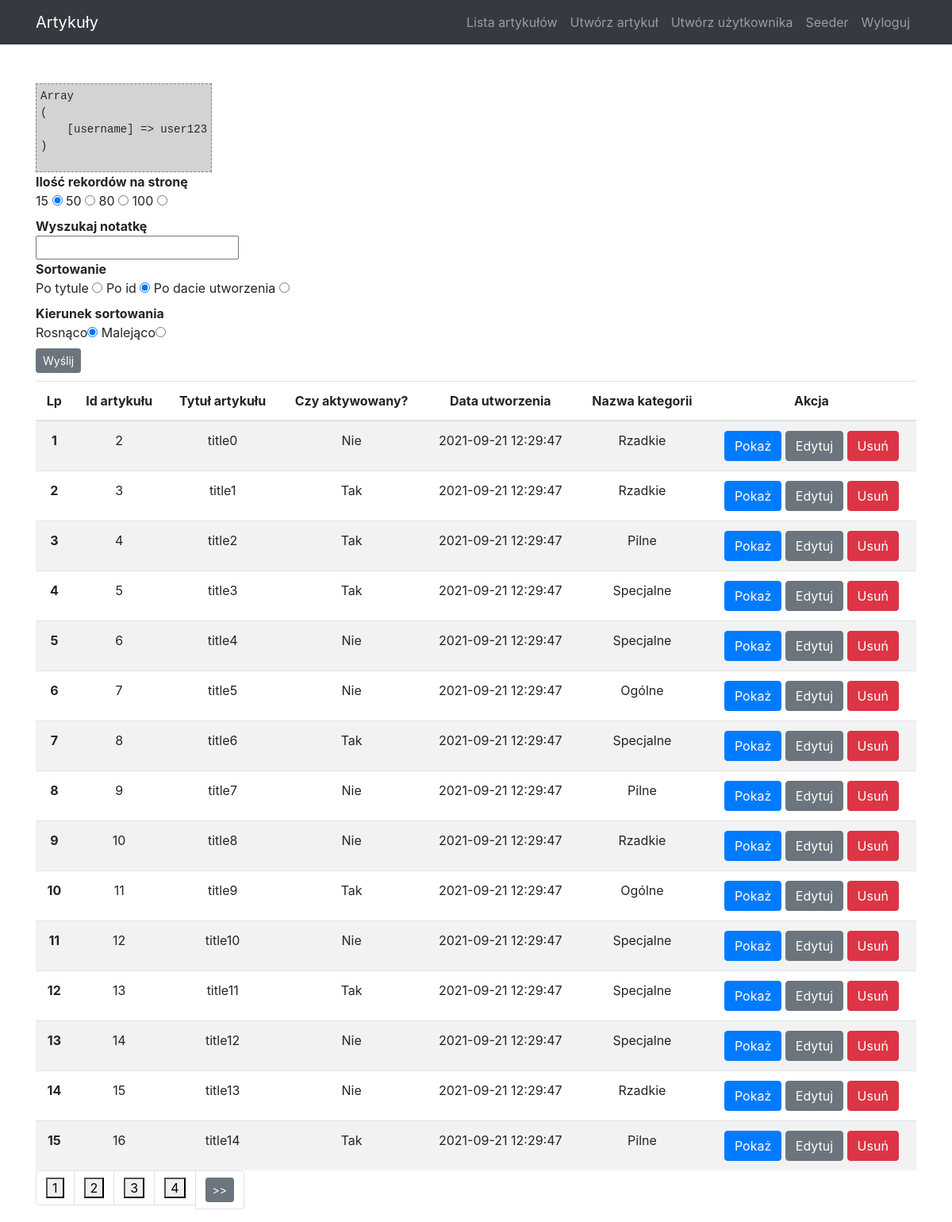
/ (signed in), run on the app's committed database.
### tables this page shows
CREATE TABLE `articles` (
  `id` int(11) NOT NULL,
  `title` varchar(50) NOT NULL,
  `description` text NOT NULL,
  `status` tinyint(1) NOT NULL,
  `created` datetime NOT NULL,
  `id_category` int(11) DEFAULT 1
);

CREATE TABLE `categories` (
  `id` int(11) NOT NULL,
  `name` varchar(50) NOT NULL
);

### src/Request.php (called while the page is built, shortened)
<?php
class Request
{
    private array $get = [];
    public function __construct(array $get, array $post, array $server)
    {
        $this->get = $get;
    }
    public function getParam(string $name, $default = null)
    {
        return $this->get[$name] ?? $default;
    }
}

### src/View.php (called while the page is built, shortened)
<?php
class View
{
    public function render(string $page, array $params = []): void
    {
        require_once('templates/layout.php');
    }
}

### src/Controller/ArticleController.php (called while the page is built, shortened)
<?php
class ArticleController extends Controller
{
    public function listAction()
    {
        $recordSize = (int) $this->request->getParam('recordSize', 15);
        $pageNumber = (int) $this->request->getParam('page', 1);
        $phrase = $this->request->getParam('phrase');
        $sortBy = $this->request->getParam('sortby', 'id');
        $sortOrder = $this->request->getParam('sortorder', 'asc');
        if ($phrase) {
            $articlesList = $this->articleModel->search($phrase, $recordSize, $pageNumber, $sortBy, $sortOrder);
            $articlesCount = $this->articleModel->searchCount($phrase);
        } else {
            $articlesList = $this->articleModel->list($recordSize, $pageNumber, $sortBy, $sortOrder);
            $articlesCount = $this->articleModel->count();
        }
        $this->view->render('list', [
            'articles' => $articlesList,
            'page' => [
                'size' => $recordSize,
                'number' => $pageNumber,
                'pages' => (int) ceil($articlesCount / $recordSize)
            ],
            'phrase' => $phrase,
            'sort' => ['by' => $sortBy, 'order' => $sortOrder],
        ]);
    }
}

### index.php (called while the page is built, shortened)
<?php
spl_autoload_register(function(string $classNamespace) {
    $path = str_replace(['\\', 'App/'], ['/', ''], $classNamespace);
    $path = "src/$path.php";
});
require_once('src/utils/debug.php');
$config = require_once('config/config.php');
$request = new Request($_GET, $_POST, $_SERVER);
(new ArticleController($request, $config))->run();

### src/Model/Model.php (called while the page is built, shortened)
<?php
abstract class Model
{
    private function createConnection(array $config): void
    {
        $dsn = "mysql:dbname={$config['database']};host={$config['host']}";
        $this->connection = new PDO(
            $dsn,
            $config['user'],
            $config['password'],
        );
    }
}

### src/Model/ArticleModel.php (called while the page is built, shortened)
<?php
class ArticleModel extends Model implements ModelInterface
{
    public function list(
        int $recordSize,
        int $pageNumber,
        string $sortBy,
        string $sortOrder): array
    {
        return $this->findBy(null, $recordSize, $pageNumber, $sortBy, $sortOrder);
    }
    private function findby(
        ?string $phrase,
        int $recordSize,
        int $pageNumber,
        string $sortBy,
        string $sortOrder): array
        {
            $limit = $recordSize;
            $offset = ($pageNumber - 1) * $recordSize;
            $where = '';
            $query = "
                SELECT articles.id, articles.title, articles.status, articles.created, categories.name as catName
                FROM articles
                INNER JOIN categories ON articles.id_category = categories.id
                $where
                ORDER BY $sortBy $sortOrder
                LIMIT $offset, $limit
                ";
            $result = $this->connection->query($query, PDO::FETCH_ASSOC);
            return $result->fetchAll();
        }
}

### templates/pages/list.php (the view, shortened to what this page needs)
<?php
    $page = $params['page'] ?? [];
    $size = $page['size'] ?? 15;
    $currentPage = $page['number'] ?? 1;
    $pages = $page['pages'] ?? 1;
    $sort = $params['sort'];
    $by = $sort['by'] ?? 'id';
    $order = $sort['order'] ?? 'asc';
    $phrase = $params['phrase'] ?? null;
    dump($_SESSION);
?>
<div style="margin-bottom: 10px;">
    <form action="/" method="GET">
        <div class="font-weight-bold">Ilość rekordów na stronę</div>
        <label>15 <input name="recordSize" type="radio" value="15" <?php echo $size === 15 ? 'checked' : '' ?>> </label>
        <label>50 <input name="recordSize" type="radio" value="50" <?php echo $size === 50 ? 'checked' : '' ?>> </label>
        <label>80 <input name="recordSize" type="radio" value="80" <?php echo $size === 80 ? 'checked' : '' ?>> </label>
        <label>100 <input name="recordSize" type="radio" value="100" <?php echo $size === 100 ? 'checked' : '' ?>> </label>
        <div class="font-weight-bold">Wyszukaj notatkę</div>
        <input type="text" name="phrase" value="<?php echo $phrase ?>"/>
        <div class="font-weight-bold">Sortowanie</div>
        <label>Po tytule <input type="radio" name="sortby" value='title' <?php echo $by === 'title' ? 'checked' : '' ?> /></label>
        <label>Po id <input type="radio" name="sortby" value="id" <?php echo $by === 'id' ? 'checked' : '' ?> /></label>
        <label>Po dacie utworzenia <input type="radio" name="sortby" value="created" <?php echo $by === 'created' ? 'checked' : '' ?> /></label>
        <div class="font-weight-bold">Kierunek sortowania</div>
        <label>Rosnąco<input type="radio" name="sortorder" value='asc' <?php echo $order === 'asc' ? 'checked' : '' ?> /></label>
        <label>Malejąco<input type="radio" name="sortorder" value='desc' <?php echo $order === 'desc' ? 'checked' : '' ?> /></label>
        </br><input type="submit" class="btn btn-secondary btn-sm" value="Wyślij" />
    </form>
</div>
<?php if(!isset($_SESSION['username']) || empty($_SESSION['username'])): ?>
    <div style="text-align: center;" class="font-weight-bold">Treść tylko dla zalogowanych użytkowników <br>
    <a href="/?action=login" class="btn btn-secondary">Zaloguj</a></div>
    <?php else: ?>
<div>
    <table class="table table-striped " style="margin:auto;">
            <thead>
            <tr>
                <th class="text-center">Lp</th>
                <th class="text-center">Id artykułu</th>
                <th class="text-center">Tytuł artykułu</th>
                <th class="text-center">Czy aktywowany?</th>
                <th class="text-center">Data utworzenia</th>
                <th class="text-center">Nazwa kategorii</th>
                <th class="text-center">Akcja</th>
            </tr>
            </thead>
            <tbody>
                <?php $i=1 ?>
                <?php foreach ($params['articles'] as $article): ?>
                    <tr>
                        <td class="text-center"> <b><?php echo (int) $i; ?></b> </td>
                        <td class="text-center"> <?php echo (int) $article['id']; ?> </td>
                        <td class="text-center"> <?php echo $article['title']; ?> </td>
                        <td class="text-center"> <?php echo (int) $article['status'] === 1 ? 'Tak': 'Nie'; ?> </td>
                        <td class="text-center"> <?php echo $article['created'] ?> </td>
                        <td class="text-center"> <?php echo $article['catName'] ?> </td>
                        <td class="text-center">
                            <a class="btn btn-primary" href="/?action=show&id=<?php echo (int) $article['id'] ?>">Pokaż</a>
                            <a class="btn btn-secondary" href="/?action=edit&id=<?php echo (int) $article['id'] ?>">Edytuj</a>
                            <a class="btn btn-danger" href="/?action=delete&id=<?php echo (int) $article['id'] ?>">Usuń</a>
                        </td>
                    </tr>
                        <?php $i++ ?>
                    <?php endforeach ?>
            </tbody>
    </table>
</div>
<div>
    <?php
        $paginationUrl = "&recordSize=$size&phrase=$phrase&sortby=$by&sortorder=$order";
    ?>
<nav aria-label="Page navigation example">
    <ul class="pagination">
        <?php for ($i = 1; $i <= $pages; $i++) : ?>
            <li class="page-item">
                <a class="page-link" href="/?page=<?php echo $i . $paginationUrl?>">
                <button><?php echo $i ?></button>
                </a>
            </li>
        <?php endfor; ?>
            <?php if($currentPage < $pages): ?>
                <li class="page-item">
                    <a class="page-link" href="/?page=<?php echo $currentPage + 1 . $paginationUrl?>">
                    <button class="btn btn-secondary btn-sm">>></button>
                    </a>
                </li>
            <?php endif; ?>
    </ul>
</nav>
</div>
<?php endif; ?>

### src/Controller/Controller.php (shortened to what this page needs)
<?php
abstract class Controller
{
    protected Request $request;
    public function __construct(Request $request, array $configuration)
    {
        $this->request = $request;
        $this->articleModel = new ArticleModel($configuration['db']);
    }
    public function run(): void
    {
        $action = $this->action() . 'Action';
        if(!method_exists($this, $action)) {
            $action = self::DEFAULT . 'Action';
        } else {
            $this->$action();
        }
    }
    private function action(): string
    {
        return $this->request->getParam('action', self::DEFAULT);
    }
}

### templates/layout.php (shortened to what this page needs)
<!DOCTYPE html>
<html lang="en">
<head>
  <link href="public/vendor/bootstrap/css/bootstrap.min.css" rel="stylesheet">
  <link href="public/small-business.css" rel="stylesheet">
</head>
<body>
  <nav class="navbar navbar-expand-lg navbar-dark bg-dark fixed-top">
    <div class="container">
      <a class="navbar-brand" href="/">Artykuły</a>
      <div class="collapse navbar-collapse" id="navbarResponsive">
        <ul class="navbar-nav ml-auto">
          <li class="nav-item">
            <a class="nav-link" href="/">Lista artykułów
            </a>
          </li>
          <li class="nav-item">
            <a class="nav-link" href="/?action=create">Utwórz artykuł</a>
          </li>
          <li class="nav-item">
            <a class="nav-link" href="/?action=createUser">Utwórz użytkownika</a>
          </li>
          <li class="nav-item">
            <a class="nav-link" href="/?action=seeder">Seeder</a>
          </li>
          <?php if(!isset($_SESSION['username']) || empty($_SESSION['username'])): ?>
            <li class="nav-item">
              <a class="nav-link" href="/?action=login">Zaloguj</a>
            </li>
            <?php else: ?>
              <li class="nav-item">
              <a class="nav-link" href="/?action=logout">Wyloguj</a>
            </li>
            <?php endif; ?>
        </ul>
      </div>
    </div>
  </nav>
  <div class="container" style="margin-top: 25px;">
    <?php require_once("templates/pages/$page.php") ?>
  </div>
</body>
</html>

### src/utils/debug.php (shortened to what this page needs)
<?php
function dump($data)
{
    echo('</br><div style="
            display: inline-block;
            border: 1px dashed gray;
            padding: 5px;
            background:lightgray;">
            <pre>');
    print_r($data);
    echo('</pre> </div> </br>');
}

### public/small-business.css (style rules this page uses)
body { padding-top: 56px; }

### data on the page
articles: id "2", title "title0", status "Nie", created "2021-09-21 12:29:47", id_category.name "Rzadkie"
articles: id "3", title "title1", status "Tak", created "2021-09-21 12:29:47", id_category.name "Rzadkie"
articles: id "4", title "title2", status "Tak", created "2021-09-21 12:29:47", id_category.name "Pilne"
articles: id "5", title "title3", status "Tak", created "2021-09-21 12:29:47", id_category.name "Specjalne"
articles: id "6", title "title4", status "Nie", created "2021-09-21 12:29:47", id_category.name "Specjalne"
articles: id "7", title "title5", status "Nie", created "2021-09-21 12:29:47", id_category.name "Ogólne"
articles: id "8", title "title6", status "Tak", created "2021-09-21 12:29:47", id_category.name "Specjalne"
articles: id "9", title "title7", status "Nie", created "2021-09-21 12:29:47", id_category.name "Pilne"
articles: id "10", title "title8", status "Nie", created "2021-09-21 12:29:47", id_category.name "Rzadkie"
articles: id "11", title "title9", status "Tak", created "2021-09-21 12:29:47", id_category.name "Ogólne"
articles: id "12", title "title10", status "Nie", created "2021-09-21 12:29:47", id_category.name "Specjalne"
articles: id "13", title "title11", status "Tak", created "2021-09-21 12:29:47", id_category.name "Specjalne"
articles: id "14", title "title12", status "Nie", created "2021-09-21 12:29:47", id_category.name "Specjalne"
articles: id "15", title "title13", status "Nie", created "2021-09-21 12:29:47", id_category.name "Rzadkie"
articles: id "16", title "title14", status "Tak", created "2021-09-21 12:29:47", id_category.name "Pilne"
